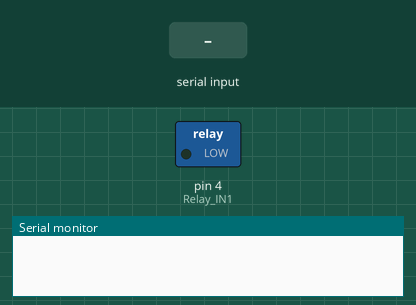
The sketch below on a simulated Arduino Uno, built with avr-gcc and run on an emulated ATmega328P. On the bench: switched loads named in the sketch (green lamp = pin HIGH), the last lines printed to the serial monitor. The test bench sets the inputs (shaded band).

Above: at 1.2 s.
1.3 s: "1\n" received over Serial
At 2.4 s:
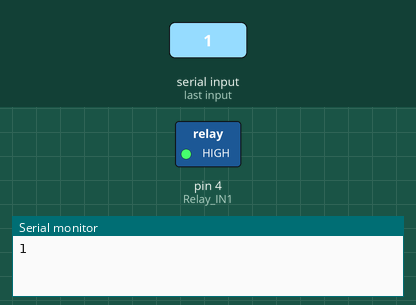
2.8 s: "2\n" received over Serial
At 3.6 s:
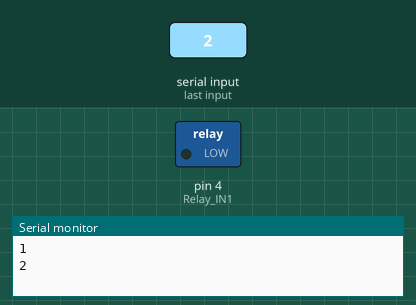
Timing chart, 0 to 5.8 s (numbered marks = the images above; inputs shaded):
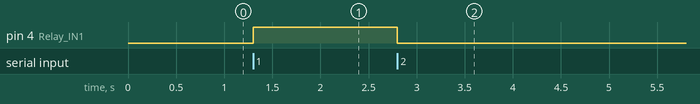

The sketch:

Relay.ino
```cpp
#define Relay_IN1 4
void setup() {
  Serial.begin(9600);
  pinMode(Relay_IN1, OUTPUT);
}

void loop() {
  if(Serial.available() > 0) {
    char data = Serial.read();
    if(data != '\n') {
      Serial.println(data);
      if(data == '1') {
        digitalWrite(Relay_IN1, HIGH);
      } else if(data == '2') {
        digitalWrite(Relay_IN1, LOW);
      }
    }
  }

}
```

Measured:
- after the input at 1.3 s, pin 4 (Relay_IN1): LOW → HIGH at once
- after the input at 2.8 s, pin 4 (Relay_IN1): HIGH → LOW at once
